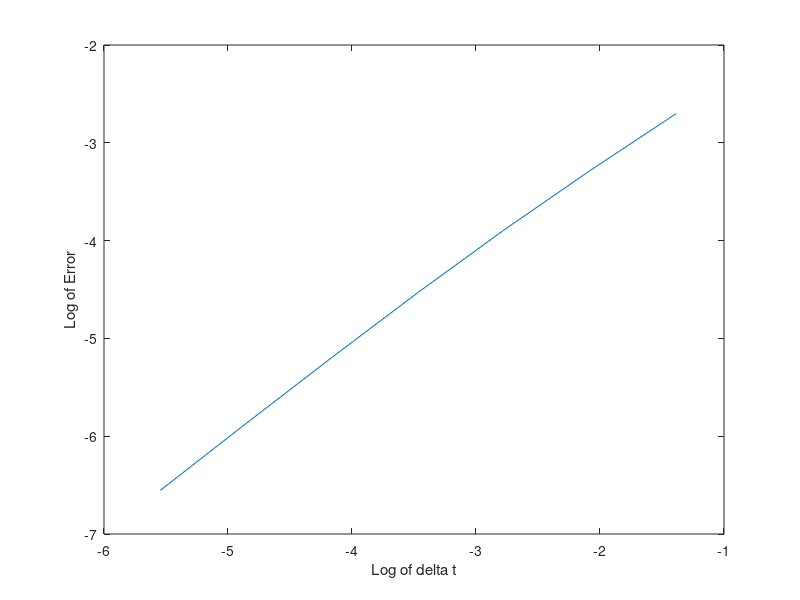
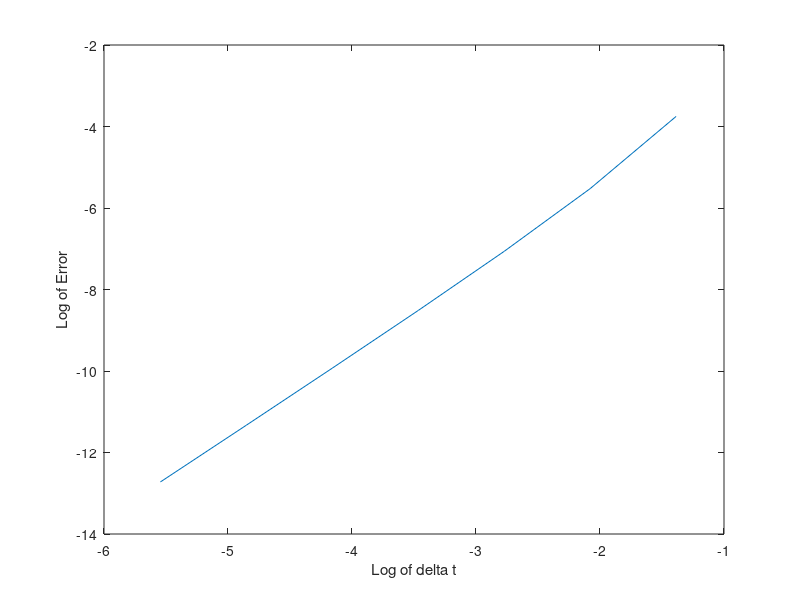

MATLAB code to generate these figures, in order: (Note: this script raises an error after producing the figures.)
clear;
close;
clc;

%% Exercise 1a - Euler's Method

dydt = @(t, y) -3 * y * sin(t); % dy/dt
y_exact = @(t) (pi * exp(3 * (cos(t) - 1))) / sqrt(2); % Exact sol
y_0 = pi / sqrt(2); % initial condition
y_n = y_0; % Convenience variable for starting
j = -2:-1:-8;
delta_t = 2.^j; % Delta t values to consider
t_bounds = [0 5];
l_dt = length(delta_t); % Helper variable
err_vec = zeros(l_dt, 2); % initialize error vector
err_vec(:, 1) = delta_t;

for i = 1:l_dt
    dt = delta_t(i); % Delta t
    t = [0:dt:5]; % t vector
    y_true = y_exact(t); % True results
    y_pred = []; % Prediction
    for j = 1:length(t)
        y_new = y_n + dt * dydt(t(j), y_n); % Iterate
        y_pred(end + 1) = y_n; % add to results
        y_n = y_new; % Update
    end
    y_n = y_0; % reset
    e_dt = mean(abs(y_true - y_pred)); % error for this iteration
    err_vec(i, 2) = e_dt;
end

log_err = log(err_vec); % Take the log
p = polyfit(log_err(:, 1), log_err(:, 2), 1); % linear_fit

f = figure('visible', 'off'); % figure object
plot(log_err(:, 1), log_err(:, 2)) % Plot for reference
xlabel('Log of delta t')
ylabel('Log of Error')
saveas(f, 'Euler_Method_Error.png')

A1 = y_pred; % ANSWER - Last dt values
A2 = err_vec(:, 2)'; % ANSWER - Error values
A3 = p(1); % ANSWER - Slope of polyfit line

%% Exercise 1b - Heun's method

for i = 1:l_dt
    dt = delta_t(i);
    t = [0:dt:5];
    y_true = y_exact(t);
    y_pred = []; % prediction
    for j = 1:length(t)
        y_new = y_n + (dt / 2) * (dydt(t(j), y_n) + ...
            dydt(t(j) + dt, y_n + dt * dydt(t(j), y_n))); % iterate
        y_pred(end + 1) = y_n;
        y_n = y_new;
    end
    y_n = y_0; % reset
    e_dt = mean(abs(y_true - y_pred));
    err_vec(i, 2) = e_dt;
end

log_err = log(err_vec); % Take the log
p = polyfit(log_err(:, 1), log_err(:, 2), 1); % linear_fit

f = figure('visible', 'off'); % figure object
plot(log_err(:, 1), log_err(:, 2)) % Plot for reference
xlabel('Log of delta t')
ylabel('Log of Error')
saveas(f, 'Heun_Method_Error.png')

A4 = y_pred; % ANSWER - Last dt values
A5 = err_vec(:, 2)'; % ANSWER - Error values
A6 = p(1); % ANSWER - Slope of polyfit line

%% Exercise 2a - van der Pol Oscillator

% Define parameters
eps = [0.1 1 20]; % eps parameters
y_0 = sqrt(3); % function initial condition
dy_0 = 1; % derivative initial condition
y_sols = [];

% Write problem as series of first order ODEs
% let y_1 = y'
% y_1' = y'' =  -eps * (y^2 - 1) * y' - y
%            = -eps * (y^2 - 1) * y_1 - y
% Define system in odefun format
% y(2) represents y_1 (y'), y(1) is y
% Thus will pass initial conditions as [y_0; dy_0]
for e = eps % Solve for all epsilon values
    vdp_ode = @(t, y) [y(2); -e * (y(1)^2 - 1) * y(2) - y(1)]; 
    [t_sol, y_sol] = ode45(vdp_ode, [0:0.5:32], [y_0; dy_0]);
    y_sols(:, end + 1) = y_sol(:, 1);
end

A7 = y_sols; % ANSWER - results for y(t) for each epsilon

%% Exercise 2b - van de Pol Oscillator (variable step size)

t_span = [0 32]; % No step size specified
y_0 = 2; % initial condition
dy_0 = pi^2; % initial condition
eps = 1; % epsilon
tol_powers = -4:-1:-10; % power values for tolerance vectors
tols = 10.^tol_powers; % tolerance vectors
% define odefunc once as we are not changing parameters
vdp_ode = @(t, y) [y(2); -eps * (y(1)^2 - 1) * y(2) - y(1)];
ode_funcs = {@ode45 @ode23 @ode113}; % funcs to try
plot_titles = {'ode45' 'ode23' 'ode113'}; % Plot names
p_sols = []; % Polyfit solutions
dt_sols = []; % dt solution vector

for i = 1:length(ode_funcs)
    [p, dt, f] = runVDPOde(ode_funcs{i}, vdp_ode, t_span, ...
                            tols, [y_0 dy_0]);
    p_sols(end + 1) = p(1); % Slope of line
    dt_sols(:, end + 1) = dt; % dt_vec
    saveas(f, strcat('vdp_logplot_', plot_titles{i}, '.png'))
end

A8 = p_sols(1); % ANSWER - polyfit of ode45 tol/dt
A9 = p_sols(2); % ANSWER - polyfit of ode23 tol/dt
A10 = p_sols(3); % ANSWER - polyfit of ode113 tol/dt


